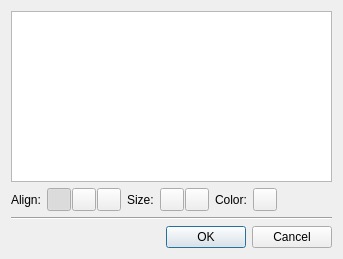
<?xml version="1.0" encoding="UTF-8"?>
<ui version="4.0">
 <class>ScreenshotCommentInput</class>
 <widget class="QDialog" name="ScreenshotCommentInput">
  <property name="geometry">
   <rect>
    <x>0</x>
    <y>0</y>
    <width>343</width>
    <height>259</height>
   </rect>
  </property>
  <property name="windowTitle">
   <string>Enter a text</string>
  </property>
  <layout class="QGridLayout" name="gridLayout">
   <item row="1" column="0">
    <layout class="QHBoxLayout" name="horizontalLayout_3">
     <item>
      <widget class="QLabel" name="label">
       <property name="text">
        <string>Align:</string>
       </property>
      </widget>
     </item>
     <item>
      <layout class="QHBoxLayout" name="horizontalLayout">
       <property name="spacing">
        <number>1</number>
       </property>
       <item>
        <widget class="QToolButton" name="pushAlighLeft">
         <property name="icon">
          <iconset resource="tht.qrc">
           <normaloff>:/images/align-left.png</normaloff>:/images/align-left.png</iconset>
         </property>
         <property name="checkable">
          <bool>true</bool>
         </property>
         <property name="checked">
          <bool>true</bool>
         </property>
         <property name="autoExclusive">
          <bool>true</bool>
         </property>
        </widget>
       </item>
       <item>
        <widget class="QToolButton" name="pushAlignCenter">
         <property name="icon">
          <iconset resource="tht.qrc">
           <normaloff>:/images/align-center.png</normaloff>:/images/align-center.png</iconset>
         </property>
         <property name="checkable">
          <bool>true</bool>
         </property>
         <property name="autoExclusive">
          <bool>true</bool>
         </property>
        </widget>
       </item>
       <item>
        <widget class="QToolButton" name="pushAlignRight">
         <property name="icon">
          <iconset resource="tht.qrc">
           <normaloff>:/images/align-right.png</normaloff>:/images/align-right.png</iconset>
         </property>
         <property name="checkable">
          <bool>true</bool>
         </property>
         <property name="autoExclusive">
          <bool>true</bool>
         </property>
        </widget>
       </item>
      </layout>
     </item>
     <item>
      <widget class="QLabel" name="label_2">
       <property name="text">
        <string>Size:</string>
       </property>
      </widget>
     </item>
     <item>
      <layout class="QHBoxLayout" name="horizontalLayout_2">
       <property name="spacing">
        <number>1</number>
       </property>
       <item>
        <widget class="QToolButton" name="pushFontDown">
         <property name="icon">
          <iconset resource="tht.qrc">
           <normaloff>:/images/arrow-down.png</normaloff>:/images/arrow-down.png</iconset>
         </property>
        </widget>
       </item>
       <item>
        <widget class="QToolButton" name="pushFontUp">
         <property name="icon">
          <iconset resource="tht.qrc">
           <normaloff>:/images/arrow-up.png</normaloff>:/images/arrow-up.png</iconset>
         </property>
        </widget>
       </item>
      </layout>
     </item>
     <item>
      <widget class="QLabel" name="label_3">
       <property name="text">
        <string>Color:</string>
       </property>
      </widget>
     </item>
     <item>
      <widget class="QToolButton" name="pushColor"/>
     </item>
     <item>
      <spacer name="horizontalSpacer">
       <property name="orientation">
        <enum>Qt::Horizontal</enum>
       </property>
       <property name="sizeHint" stdset="0">
        <size>
         <width>0</width>
         <height>20</height>
        </size>
       </property>
      </spacer>
     </item>
    </layout>
   </item>
   <item row="2" column="0">
    <widget class="Line" name="line">
     <property name="orientation">
      <enum>Qt::Horizontal</enum>
     </property>
    </widget>
   </item>
   <item row="3" column="0">
    <widget class="QDialogButtonBox" name="buttonBox">
     <property name="orientation">
      <enum>Qt::Horizontal</enum>
     </property>
     <property name="standardButtons">
      <set>QDialogButtonBox::Cancel|QDialogButtonBox::Ok</set>
     </property>
    </widget>
   </item>
   <item row="0" column="0">
    <widget class="QTextEdit" name="text">
     <property name="acceptRichText">
      <bool>false</bool>
     </property>
    </widget>
   </item>
  </layout>
 </widget>
 <tabstops>
  <tabstop>text</tabstop>
  <tabstop>pushFontDown</tabstop>
  <tabstop>pushFontUp</tabstop>
  <tabstop>buttonBox</tabstop>
 </tabstops>
 <resources>
  <include location="tht.qrc"/>
 </resources>
 <connections>
  <connection>
   <sender>buttonBox</sender>
   <signal>accepted()</signal>
   <receiver>ScreenshotCommentInput</receiver>
   <slot>accept()</slot>
   <hints>
    <hint type="sourcelabel">
     <x>258</x>
     <y>312</y>
    </hint>
    <hint type="destinationlabel">
     <x>157</x>
     <y>274</y>
    </hint>
   </hints>
  </connection>
  <connection>
   <sender>buttonBox</sender>
   <signal>rejected()</signal>
   <receiver>ScreenshotCommentInput</receiver>
   <slot>reject()</slot>
   <hints>
    <hint type="sourcelabel">
     <x>305</x>
     <y>312</y>
    </hint>
    <hint type="destinationlabel">
     <x>286</x>
     <y>274</y>
    </hint>
   </hints>
  </connection>
  <connection>
   <sender>pushFontDown</sender>
   <signal>clicked()</signal>
   <receiver>ScreenshotCommentInput</receiver>
   <slot>slotFontDown()</slot>
   <hints>
    <hint type="sourcelabel">
     <x>204</x>
     <y>193</y>
    </hint>
    <hint type="destinationlabel">
     <x>110</x>
     <y>323</y>
    </hint>
   </hints>
  </connection>
  <connection>
   <sender>pushFontUp</sender>
   <signal>clicked()</signal>
   <receiver>ScreenshotCommentInput</receiver>
   <slot>slotFontUp()</slot>
   <hints>
    <hint type="sourcelabel">
     <x>233</x>
     <y>193</y>
    </hint>
    <hint type="destinationlabel">
     <x>162</x>
     <y>323</y>
    </hint>
   </hints>
  </connection>
  <connection>
   <sender>pushAlighLeft</sender>
   <signal>toggled(bool)</signal>
   <receiver>ScreenshotCommentInput</receiver>
   <slot>slotAlignChanged(bool)</slot>
   <hints>
    <hint type="sourcelabel">
     <x>64</x>
     <y>193</y>
    </hint>
    <hint type="destinationlabel">
     <x>309</x>
     <y>32</y>
    </hint>
   </hints>
  </connection>
  <connection>
   <sender>pushAlignCenter</sender>
   <signal>toggled(bool)</signal>
   <receiver>ScreenshotCommentInput</receiver>
   <slot>slotAlignChanged(bool)</slot>
   <hints>
    <hint type="sourcelabel">
     <x>93</x>
     <y>193</y>
    </hint>
    <hint type="destinationlabel">
     <x>309</x>
     <y>53</y>
    </hint>
   </hints>
  </connection>
  <connection>
   <sender>pushAlignRight</sender>
   <signal>toggled(bool)</signal>
   <receiver>ScreenshotCommentInput</receiver>
   <slot>slotAlignChanged(bool)</slot>
   <hints>
    <hint type="sourcelabel">
     <x>122</x>
     <y>193</y>
    </hint>
    <hint type="destinationlabel">
     <x>309</x>
     <y>79</y>
    </hint>
   </hints>
  </connection>
  <connection>
   <sender>pushColor</sender>
   <signal>clicked()</signal>
   <receiver>ScreenshotCommentInput</receiver>
   <slot>slotChangeColor()</slot>
   <hints>
    <hint type="sourcelabel">
     <x>91</x>
     <y>247</y>
    </hint>
    <hint type="destinationlabel">
     <x>338</x>
     <y>242</y>
    </hint>
   </hints>
  </connection>
 </connections>
 <slots>
  <slot>slotFontDown()</slot>
  <slot>slotFontUp()</slot>
  <slot>slotAlignChanged(bool)</slot>
  <slot>slotChangeColor()</slot>
 </slots>
</ui>
